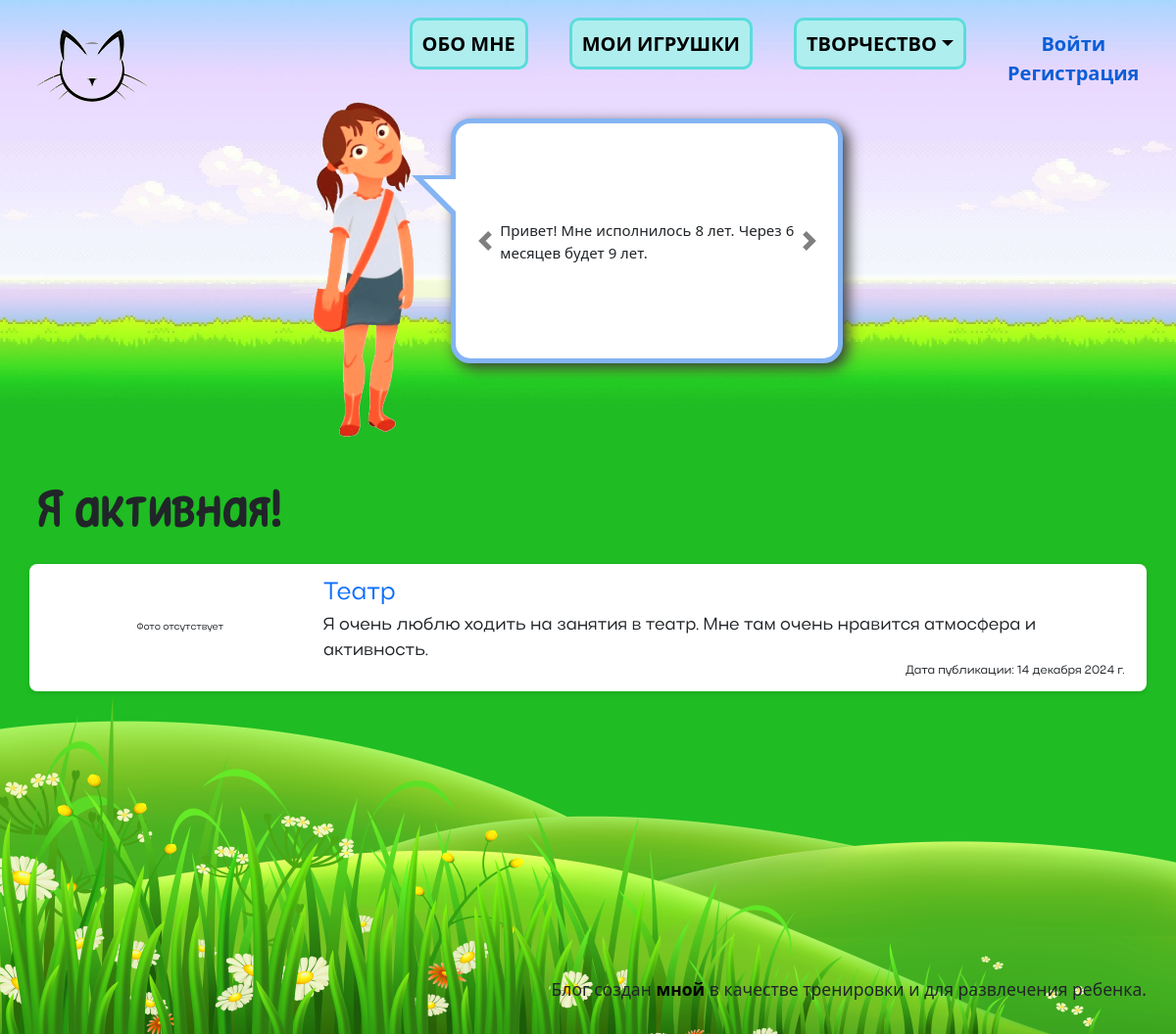
The page /activities/ on the database its author committed.
### information/models.py (models this page shows, shortened)
class Info(models.Model):
    name = models.CharField(max_length=100, verbose_name='О чём информация')
    text = RichTextField(verbose_name='Текст')
    is_published = models.BooleanField(default=False, verbose_name='Опубликовано?')
    date_created = models.DateTimeField(auto_now_add=True)
    class Meta:
        verbose_name_plural='Информация'

### activities/models.py (models this page shows, shortened)
class Activities(models.Model):
    image = models.ForeignKey(Image, on_delete=models.SET_NULL, null=True, blank=True, verbose_name='Изображение')
    name = models.CharField(max_length=50, null=True, blank=True, verbose_name='Название')
    content = RichTextField(null=True, blank=True, verbose_name='Текст')
    is_published = models.BooleanField(default=False, verbose_name='Опубликовано?')
    date_activity = models.DateField(null=True, blank=True, verbose_name='Дата активности')
    date_created = models.DateTimeField(auto_now_add=True, null=True, verbose_name='Дата создания')
    date_published = models.DateField(null=True, blank=True, verbose_name='Дата публикации')
    class Meta:
        verbose_name_plural = 'Активности'

### activities/views.py (the view)
# urls.py: path('', views.index, name='index'),
def index(request):
    return index_view(request, 'activities', 'creativity/activities/index.html')

### displaying_sections/models.py (called while the page is built)
    def get_url(self):
        return reverse (self.url_section)

### utils.py (called while the page is built)
def get_section():
    sections_list = Section.objects.filter(is_active=True)
    return sections_list

def get_info():
    info_list = Info.objects.filter(is_published=True)
    return info_list

### templates/creativity/activities/index.html (shortened to what this page needs)
{% extends 'base.html' %}
{% block header %}<h1 class="header-content">Я активная!</h1>{% endblock %}
{% block content %}
    <div class="content-about">
    {% if item_list %}
        {% for item in item_list %}
            <div class="content-line row position-relative">
                <div class="col-xxl-3 col-xl-3 col-lg-3 col-md-3 col-0">
                    {% if item.image.image.url %}
                        <a href="activities/{{ item.id }}/"><img class="w-100" src="{{ item.image.image.url }}" alt="Фото"></a>
                    {% else %}
                        <p class="d-flex justify-content-center align-items-center h-100">Фото отсутствует</p>
                    {% endif %}
                </div>
                <div class="col-xxl-9 col-xl-9 col-lg-9 col-md-9 col-12 content-details">
                    <h3 class="name">
                        <a href="activities/{{ item.id }}/">{{ item.name }}</a>
                    </h3>
                    <div class="flex-grow-1 fs-3" style="font-family: 'Actay-Reg', serif">{{ item.content|safe }}</div>
                    <span class="date-published text-end">Дата публикации: {{ item.date_published }}</span>
                </div>
            </div>
        {% endfor %}
    {% else %}
        <p class="fs-2">Этот раздел пока в разработке!</p>
    {% endif %}
    </div>
{% endblock %}

### templates/information/info_cloud.html (shortened to what this page needs)
<div class="info-cloud">
    <div id="carouselExampleIndicators" class="carousel slide">
        <div class="carousel-inner">
            {% for info in info_list %}
                <div  class="carousel-item {% if forloop.first %}active{% endif %}">
                    {{ info.text|safe }}
                </div>
            {% endfor %}
        </div>
        {% if info_list|length > 1 %}
        <a role="button" class="carousel-control-prev" type="button" data-bs-target="#carouselExampleIndicators" data-bs-slide="prev">
            <span class="carousel-control-prev-icon" aria-hidden="true"></span>
        </a>
        <a role="button" class="carousel-control-next" type="button" data-bs-target="#carouselExampleIndicators" data-bs-slide="next">
            <span class="carousel-control-next-icon" aria-hidden="true"></span>
        </a>
        {% endif %}
       </div>
</div>

### static/css/style.css (style rules this page uses)
html { font-size: 10px; }
body { max-width: 1450px; margin: 0 auto; }
p, a, ul, li { margin: 0; padding: 0; }
.logout a, span { padding: 0; border: none; background: none; line-height: 1; }
.header-content { font-family: 'Architun-Med', serif; font-size: 6rem; }
.content-line { background: white; border-radius: 8px; box-shadow: 0 2px 5px rgba(0, 0, 0, 0.1); padding: 15px; margin-top: 20px; font-family: 'Actay-Reg', serif; }
.content-details { display: flex; flex-direction: column; justify-content: space-between; height: 100%; }
.name a { text-decoration: none; font-size: 2.5rem; font-family: 'Actay-Reg', serif; }
.date-published { font-size: 1.2rem; margin-top: auto; }
.info-cloud { display: inline-block; position: relative; font-size: 1.5rem; left: 35px; top: -80px; text-align: justify; border: 5px solid #84B4F3FF; background-color: #fff; border-radius: 20px; -moz-border-radius: 20px; -webkit-border-radius: 20px; box-shadow: 5px 5px 20px #b6b6b6; -moz-box-shadow: 5px 5px 20px #b6b6b6; -webkit-box-shadow: 5px 5px 15px #393939; width: 400px; height: 250px; }
.info-cloud:before { content: ""; position: absolute; width: 0; height: 0; border: 21px solid; border-color: #84B4F3FF #84B4F3FF transparent transparent; left: -45px; top: 53px; }
.info-cloud:after { content: ""; position: absolute; width: 0; height: 0; border: 17px solid; border-color: #fff #fff transparent transparent; left: -33px; top: 57px; }
.slide { height: 100%; padding: 0 45px; }
.carousel-inner { height: 100%; }
.carousel-item, .carousel-item.active { height: 100%; position: relative; }
.carousel-item p, .carousel-item.active p { position: absolute; top: 50%; transform: translate(0, -50%); }

### rows shown on the page
Info: text "Привет! Мне исполнилось 8 лет. Через 6 месяцев будет 9 лет."
Activities: shows "Фото отсутствует", name "Театр", content "Я очень люблю ходить на занятия в театр. Мне там очень нравится атмосфера и активность.", date_published "14 декабря 2024 г."
